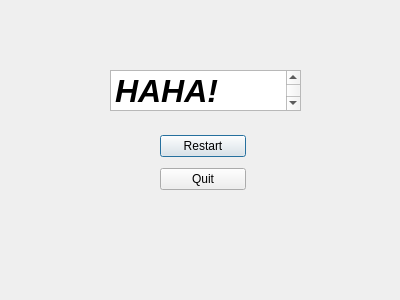
<?xml version="1.0" encoding="UTF-8"?>
<ui version="4.0">
 <class>defeat_screen</class>
 <widget class="QDialog" name="defeat_screen">
  <property name="geometry">
   <rect>
    <x>0</x>
    <y>0</y>
    <width>400</width>
    <height>300</height>
   </rect>
  </property>
  <property name="windowTitle">
   <string>Dialog</string>
  </property>
  <widget class="QTextEdit" name="textEdit">
   <property name="geometry">
    <rect>
     <x>110</x>
     <y>70</y>
     <width>191</width>
     <height>41</height>
    </rect>
   </property>
   <property name="html">
    <string>&lt;!DOCTYPE HTML PUBLIC &quot;-//W3C//DTD HTML 4.0//EN&quot; &quot;http://www.w3.org/TR/REC-html40/strict.dtd&quot;&gt;
&lt;html&gt;&lt;head&gt;&lt;meta name=&quot;qrichtext&quot; content=&quot;1&quot; /&gt;&lt;style type=&quot;text/css&quot;&gt;
p, li { white-space: pre-wrap; }
&lt;/style&gt;&lt;/head&gt;&lt;body style=&quot; font-family:'.AppleSystemUIFont'; font-size:13pt; font-weight:400; font-style:normal;&quot;&gt;
&lt;p style=&quot; margin-top:0px; margin-bottom:0px; margin-left:0px; margin-right:0px; -qt-block-indent:0; text-indent:0px;&quot;&gt;&lt;span style=&quot; font-family:'.AppleSystemUIFont'; font-size:24pt; font-weight:600; font-style:italic;&quot;&gt;HAHA! You lost!&lt;/span&gt;&lt;/p&gt;&lt;/body&gt;&lt;/html&gt;</string>
   </property>
  </widget>
  <widget class="QWidget" name="">
   <property name="geometry">
    <rect>
     <x>160</x>
     <y>130</y>
     <width>86</width>
     <height>66</height>
    </rect>
   </property>
   <layout class="QVBoxLayout" name="verticalLayout">
    <item>
     <widget class="QPushButton" name="pushButton">
      <property name="text">
       <string>Restart</string>
      </property>
     </widget>
    </item>
    <item>
     <widget class="QPushButton" name="pushButton_2">
      <property name="text">
       <string>Quit</string>
      </property>
     </widget>
    </item>
   </layout>
  </widget>
 </widget>
 <resources/>
 <connections/>
</ui>
